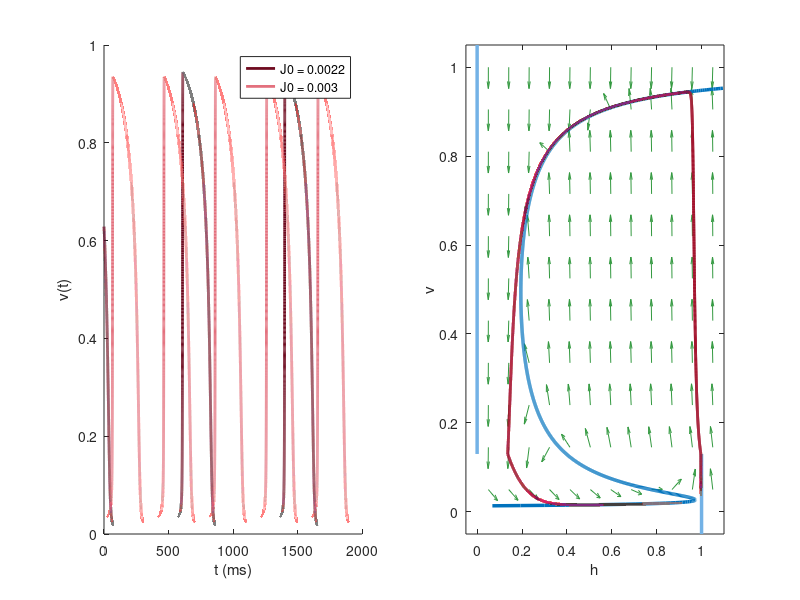

The MATLAB script that drew this image:
% Fig. 4.25: Mitchell-Schaeffer model with pacemaker current (book, Section 4.5, Eq. 4.20)
% constant inward current J0 > J_c: left periodic action potentials for J0 = 0.0022 and 0.003,
% right the limit cycle for J0 = 0.0022 with the nullclines (there is no steady state anymore)
% (c) 2026 Philipp Kügler · Program for the book "Dynamical Systems in the Life Sciences" · MIT License (see LICENSE)
tin = 0.3; tout = 6; topen = 100; tclose = 115; vgate = 0.13;   % parameters in ms
hc = 4 * tin / tout;
J = 0.2; dauer = 2; dt = 0.01;
vv = linspace(0, 0.2, 200001);
Jc = -min(vv.^2 .* (1 - vv) / tin - vv / tout);
fprintf('J_c = %.5f\n', Jc);
J0s = [0.0022 0.003]; farben = [0.43 0.04 0.12; 0.89 0.44 0.49];
for j = 1:2
    J0 = J0s(j); T = 3000; reize = [];
    N = round(T / dt); t = dt * (0:N);
    Jt = J0 * ones(1, N + 1);
    for s = reize
        Jt(t >= s - 1e-9 & t < s + dauer - 1e-9) = J0 + J;   % stimulus of strength J for 'dauer' ms
    end
    v = zeros(1, N + 1); h = ones(1, N + 1);
    for n = 1:N                                         % Euler's method
        dv = h(n) * v(n)^2 * (1 - v(n)) / tin - v(n) / tout + Jt(n);
        if v(n) < vgate, dh = (1 - h(n)) / topen; else, dh = -h(n) / tclose; end
        v(n + 1) = v(n) + dt * dv; h(n + 1) = h(n) + dt * dh;
    end
    hoch = t(find(v(1:end-1) < 0.5 & v(2:end) >= 0.5) + 1);   % start of each action potential
    fprintf('J0 = %g: period %.0f ms\n', J0, hoch(end) - hoch(end - 1));
    subplot(1, 2, 1); hold on
    m = t >= 400;
    plot(t(m) - 400, v(m), 'Color', farben(j, :), 'LineWidth', 2);
    if j == 1
        subplot(1, 2, 2);
        % direction field (arrows of equal length) and nullclines
        [hg, vg] = meshgrid(linspace(0.05, 1.05, 12), linspace(0.05, 1.0, 11));
        dvg = hg .* vg.^2 .* (1 - vg) / tin - vg / tout + J0;
        dhg = (vg < vgate) .* (1 - hg) / topen - (vg >= vgate) .* hg / tclose;
        L = sqrt(dvg.^2 + dhg.^2);
        quiver(hg, vg, dhg ./ L, dvg ./ L, 0.4, 'Color', [0.2 0.6 0.25]); hold on
        vv = linspace(0.003, 0.997, 2000);
        H = (vv / tout - J0) ./ (vv.^2 .* (1 - vv) / tin);      % dv/dt = 0 solved for h
        m = H >= -0.05 & H <= 1.1;
        plot(H(m), vv(m), 'Color', [0 0.447 0.741], 'LineWidth', 2.5);
        if J0 == 0, plot([-0.05 1.1], [0 0], 'Color', [0 0.447 0.741], 'LineWidth', 2.5); end
        plot([1 1], [-0.05 vgate], 'Color', [0.45 0.70 0.90], 'LineWidth', 2.5);
        plot([0 0], [vgate 1.05], 'Color', [0.45 0.70 0.90], 'LineWidth', 2.5);
        m = t >= 1500;
        plot(h(m), v(m), 'Color', [0.64 0.08 0.18], 'LineWidth', 2); hold off
        xlim([-0.05 1.1]); ylim([-0.05 1.05]); xlabel('h'); ylabel('v');
    end
end
subplot(1, 2, 1); hold off
xlim([0 2000]); xlabel('t (ms)'); ylabel('v(t)'); legend('J0 = 0.0022', 'J0 = 0.003');
